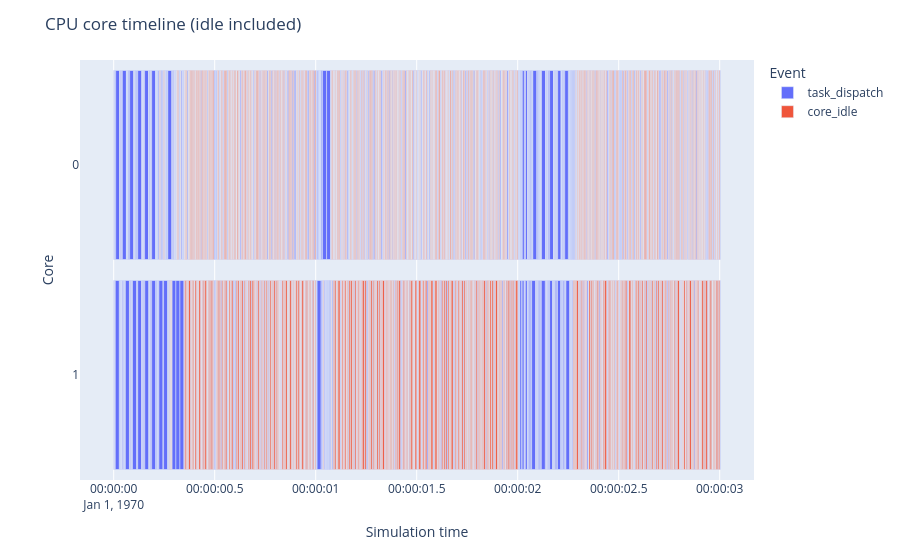

The code cell stored with this chart in its notebook:
### Markdown cell above
## Core schedule

### Code cell
core_fig = ml.make_core_timeline_figure(trace)
core_fig

### Figure 1 — Plotly figure (JSON) as saved in the notebook; plotly's stock layout.template omitted (floating-point values rounded to 4 significant figures; data arrays with more than 128 entries replaced by an {"elided": "..."} marker saying what was removed)
{"data": [{"base": {"elided": "1366 str values"}, "customdata": {"elided": "1366x3 mixed values"}, "hovertemplate": "event=%{customdata[2]}<br>start_dt=%{base}<br>end_dt=%{x}<br>y=%{y}<br>label=%{customdata[0]}<br>core=%{customdata[1]}<extra></extra>", "legendgroup": "task_dispatch", "marker": {"color": "#636efa", "pattern": {"shape": ""}}, "name": "task_dispatch", "orientation": "h", "showlegend": true, "textposition": "auto", "type": "bar", "x": {"elided": "1366 int values"}, "xaxis": "x", "y": {"elided": "1366 str values"}, "yaxis": "y"}, {"base": {"elided": "707 str values"}, "customdata": {"elided": "707x3 mixed values"}, "hovertemplate": "event=%{customdata[2]}<br>start_dt=%{base}<br>end_dt=%{x}<br>y=%{y}<br>label=%{customdata[0]}<br>core=%{customdata[1]}<extra></extra>", "legendgroup": "core_idle", "marker": {"color": "#EF553B", "pattern": {"shape": ""}}, "name": "core_idle", "orientation": "h", "showlegend": true, "textposition": "auto", "type": "bar", "x": {"elided": "707 int values"}, "xaxis": "x", "y": {"elided": "707 str values"}, "yaxis": "y"}], "layout": {"bargap": 0.1, "barmode": "overlay", "legend": {"title": {"text": "Event"}, "tracegroupgap": 0}, "margin": {"t": 60}, "title": {"text": "CPU core timeline (idle included)"}, "xaxis": {"anchor": "y", "domain": [0, 1], "title": {"text": "Simulation time"}, "type": "date"}, "yaxis": {"anchor": "x", "autorange": "reversed", "domain": [0, 1], "title": {"text": "Core"}}}}
